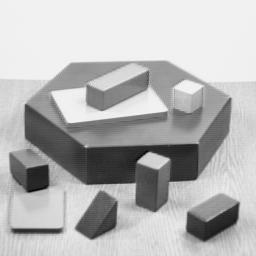
#> input picture Imagenes/blox.jpg, 256 x 256 px, found by its file name
$ jupyter execute histograms_intro.ipynb
#> lines starting #> are read from the running program, lines starting #| are printed output that depends on the picture
[cell 1]
import cv2 as cv
import numpy as np
from matplotlib import pyplot as plt

# Gray Scale Histograms

[cell 2]
img = cv.imread(r"..\Imagenes\blox.jpg", 0)
#> img is the input picture: shape (256, 256); min 0, max 252, mean 182.8

[cell 3]
plt.imshow(img, "gray")
plt.title("Blox Grayscale")
plt.show()

[cell 4]
histogram = cv.calcHist([img], [0], None, [256], (0, 256))
#> histogram = 256 values, max 14087 at index 241, min 0 at index 1, mean 256

[cell 5]
type(histogram)

[cell 6]
histogram.shape
#> Out = (256, 1)

[cell 7]
# Incorrect way of printing a histogram
plt.imshow(histogram)
plt.show()
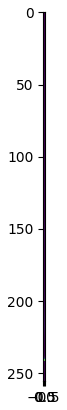
#> figure drawn by matplotlib, 1 panel

[cell 8]
# This is how a histogram should be printed
plt.plot(histogram)
plt.title("Blox Image Histogram")
plt.show()
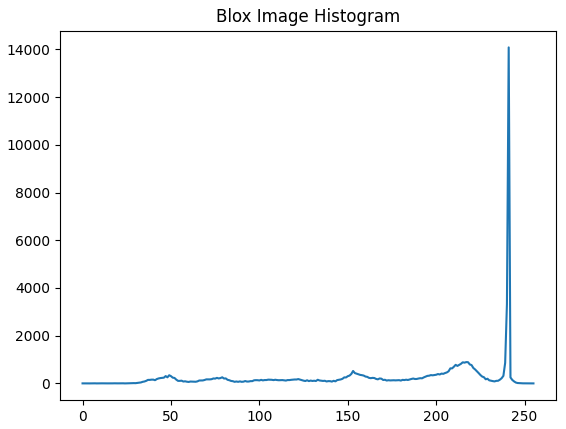
#> figure drawn by matplotlib, 1 panel; curve peaks at x = 241, y = 14087

## Another Gray Scale Image Histogram

[cell 9]
aero = cv.imread(r"..\Imagenes\aero3.jpg", 0)
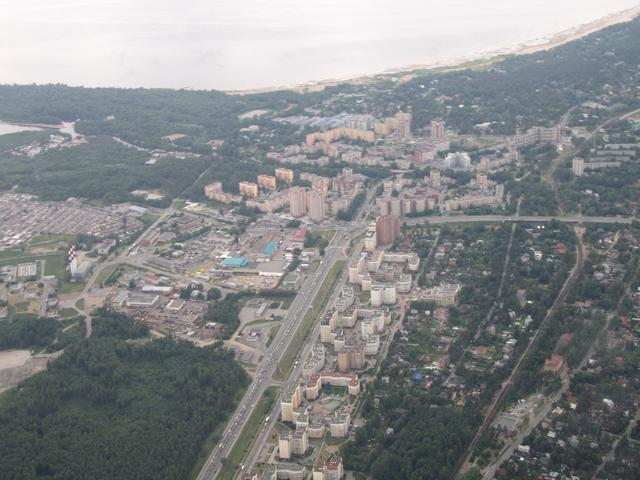
#> input picture Imagenes/aero3.jpg, 640 x 480 px, found by its file name
#> aero: shape (480, 640); min 36, max 255, mean 136.1

[cell 10]
plt.imshow(aero, "gray")
plt.title("Aero Image Gray Scale")
plt.show()

[cell 11]
histogram = cv.calcHist([aero], [0], None, [256], (0, 256))
#> histogram = 256 values, max 4365 at index 243, min 0 at index 0, mean 1200
plt.title("Aero Histogram")
plt.plot(histogram)
plt.show()
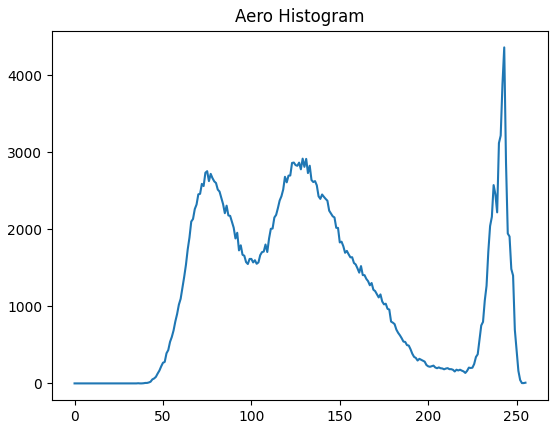
#> figure drawn by matplotlib, 1 panel; curve peaks at x = 243, y = 4365

[cell 12]
np.min(aero)
#> Out = 36

[cell 13]
np.max(aero)
#> Out = 255

[cell 14]
np.unique(aero)
#> Out = 218 values from 36 to 255
# This prints the unique values (Ther is no repetition)
